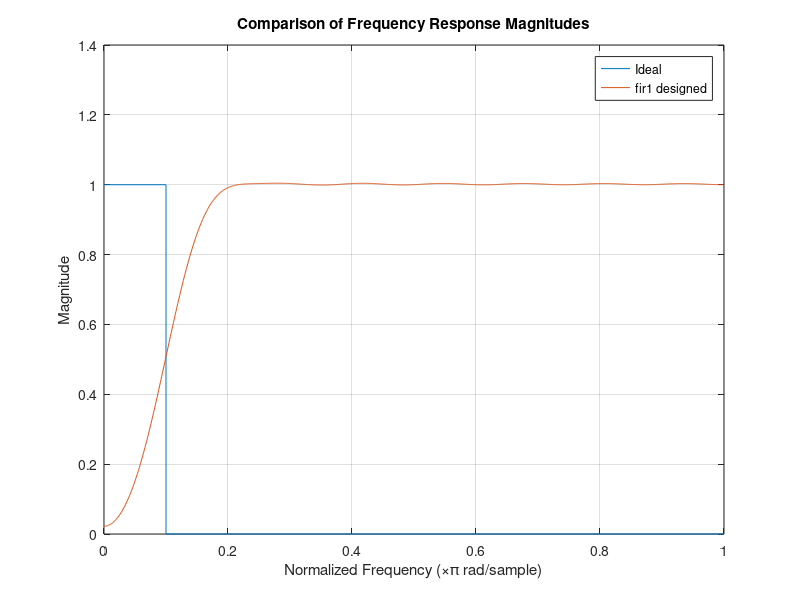

This chart was generated by the following MATLAB code:
Ts = 0.05;
w1 = 1*(2*pi*Ts/pi);
w2 = 3*(2*pi*Ts/pi);
Wn = [w1]%[w1 w2]
% b = butter(40, Wn, 'bandpass');
b = fir1(30, Wn, 'bandpass');
[h,w] = freqz(b,1,1000);

f = [0 w1 w1 w2 w2 1];
m = [0 0 1 1 0 0];

f = [0 w1 w1 1];
m = [1 1 0 0];

% f = [0 0.6 0.6 0.8 0.8 1];
% m = [0 0 1 1 0 0 ];
% b = fir2(30,f,m);
% [h,w] = freqz(b,1,128);

% plot(f, m, w/pi,abs(h))
plot(f,m,w/pi,abs(h))
xlabel('Normalized Frequency (\times\pi rad/sample)')
ylabel('Magnitude')
legend('Ideal','fir1 designed')
% legend boxoff
title('Comparison of Frequency Response Magnitudes')
grid on